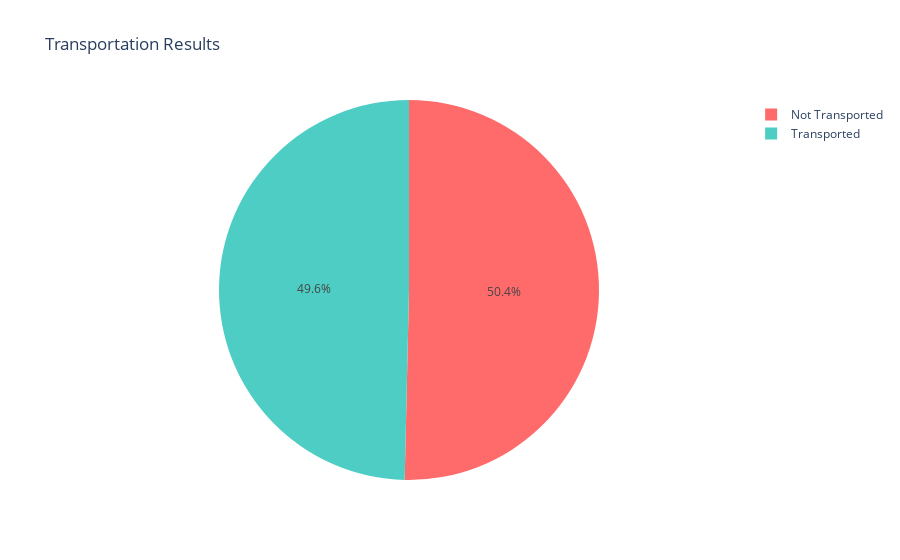

The notebook cell this image was saved under:
### Code cell
# Count how many passengers were transported vs not transported
transported_counts = train['Transported'].value_counts()

print("Our Goal: Predict if passengers were transported to another dimension")
print(f"Transported: {transported_counts[True]} passengers ({transported_counts[True]/len(train)*100:.1f}%)")
print(f"Not Transported: {transported_counts[False]} passengers ({transported_counts[False]/len(train)*100:.1f}%)")

# Simple pie chart
fig = px.pie(values=transported_counts.values,
             names=['Not Transported', 'Transported'],
             title='Transportation Results',
             color_discrete_sequence=['#FF6B6B', '#4ECDC4'])
fig.show()

### Figure 1 — Plotly figure (JSON) as saved in the notebook; plotly's stock layout.template omitted (floating-point values rounded to 4 significant figures)
{"data": [{"domain": {"x": [0, 1], "y": [0, 1]}, "hovertemplate": "label=%{label}<br>value=%{value}<extra></extra>", "labels": ["Not Transported", "Transported"], "legendgroup": "", "name": "", "showlegend": true, "type": "pie", "values": [4378, 4315]}], "layout": {"legend": {"tracegroupgap": 0}, "piecolorway": ["#FF6B6B", "#4ECDC4"], "title": {"text": "Transportation Results"}}}
